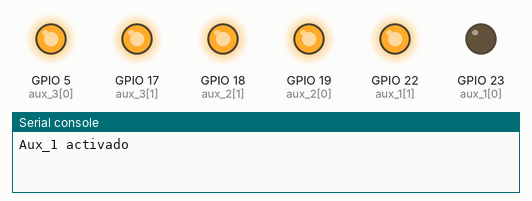
Recording of a program running on a simulated ESP32 board running MicroPython. On the bench: output pins drawn as LEDs (lit = HIGH), the last lines printed to the serial console. Random numbers come from a fixed seed; threads take turns every 2 ms.

Above: at 0.1 s.
At 3.1 s:
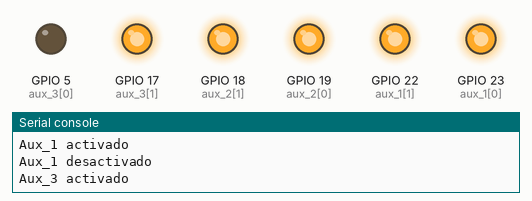
At 18.1 s:
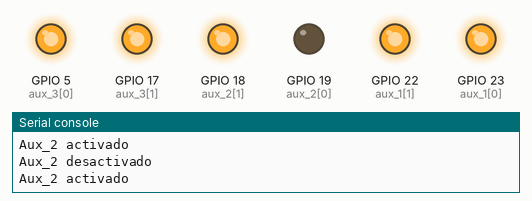
At 37.1 s:
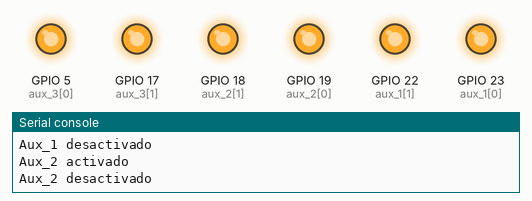
Timing chart, 0 to 40.0 s (numbered marks = the images above):
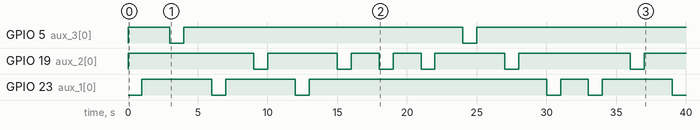

The program:

3_relay_random_function.py
```python
from machine import Pin, Timer
import utime
import random
from _thread import start_new_thread

# Definir pines de salida para las entradas auxiliares (lado derecho del ESP32)
aux_1 = (Pin(23, Pin.OUT, value=1), Pin(22, Pin.OUT, value=1))  # Auxiliar 1
aux_2 = (Pin(19, Pin.OUT, value=1), Pin(18, Pin.OUT, value=1))  # Auxiliar 2
aux_3 = (Pin(5, Pin.OUT, value=1), Pin(17, Pin.OUT, value=1))   # Auxiliar 3
aux_list = [aux_1, aux_2, aux_3]

def random_aux_activation():
    """ Activa un par auxiliar al azar para simular un botón presionado """
    while True:
        random_aux = random.choice(aux_list)
        index = aux_list.index(random_aux)
        random_aux[0].value(0)  # IN a LOW
        print(f"Aux_{index + 1} activado")
        utime.sleep(1)  # Mantener activado por 5 segundos
        random_aux[0].value(1)  # IN a HIGH
        print(f"Aux_{index + 1} desactivado")
        utime.sleep(2)  # Esperar 10 segundos antes de activar otro

# Iniciar hilo para la simulación de presión de botón
start_new_thread(random_aux_activation, ())
```

Measured:
- by itself, GPIO 5 (aux_3[0]): alternates HIGH for 20.0 s and LOW for 1.0 s
- by itself, GPIO 19 (aux_2[0]): HIGH → LOW at 9.0 s, → HIGH 1.0 s later, → LOW 5.0 s later, → HIGH 1.0 s later, … (12 changes in this stretch)
- by itself, GPIO 23 (aux_1[0]): LOW → HIGH at 1.0 s, → LOW 5.0 s later, → HIGH 1.0 s later, → LOW 5.0 s later, … (10 changes in this stretch)
